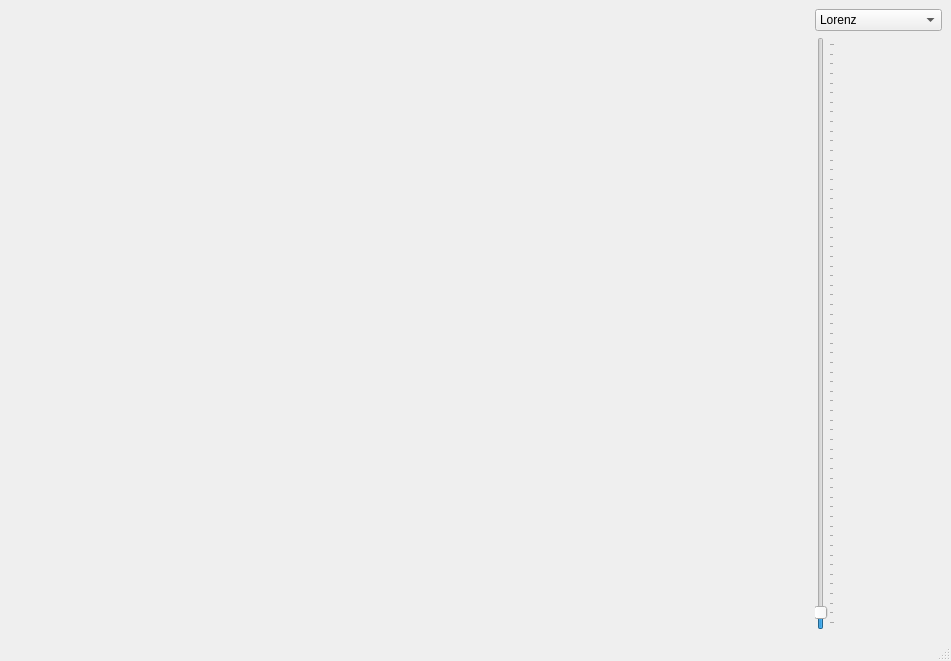
<?xml version="1.0" encoding="UTF-8"?>
<ui version="4.0">
 <class>MainWindow</class>
 <widget class="QMainWindow" name="MainWindow">
  <property name="geometry">
   <rect>
    <x>0</x>
    <y>0</y>
    <width>902</width>
    <height>661</height>
   </rect>
  </property>
  <property name="windowTitle">
   <string>MainWindow</string>
  </property>
  <widget class="QWidget" name="centralwidget">
   <layout class="QHBoxLayout" name="horizontalLayout_2">
    <item>
     <widget class="Trajectory" name="trajectory" native="true">
      <property name="minimumSize">
       <size>
        <width>800</width>
        <height>600</height>
       </size>
      </property>
     </widget>
    </item>
    <item>
     <layout class="QVBoxLayout" name="verticalLayout">
      <item>
       <widget class="QComboBox" name="comboBox">
        <item>
         <property name="text">
          <string>Lorenz</string>
         </property>
        </item>
        <item>
         <property name="text">
          <string>Body3</string>
         </property>
        </item>
        <item>
         <property name="text">
          <string>Body4</string>
         </property>
        </item>
        <item>
         <property name="text">
          <string>random Body 10</string>
         </property>
        </item>
        <item>
         <property name="text">
          <string>double Pendulum</string>
         </property>
        </item>
       </widget>
      </item>
      <item>
       <widget class="QSlider" name="verticalSlider">
        <property name="maximum">
         <number>300</number>
        </property>
        <property name="value">
         <number>5</number>
        </property>
        <property name="orientation">
         <enum>Qt::Vertical</enum>
        </property>
        <property name="tickPosition">
         <enum>QSlider::TicksBelow</enum>
        </property>
        <property name="tickInterval">
         <number>5</number>
        </property>
       </widget>
      </item>
     </layout>
    </item>
   </layout>
  </widget>
  <widget class="QMenuBar" name="menubar">
   <property name="geometry">
    <rect>
     <x>0</x>
     <y>0</y>
     <width>902</width>
     <height>21</height>
    </rect>
   </property>
  </widget>
  <widget class="QStatusBar" name="statusbar"/>
 </widget>
 <customwidgets>
  <customwidget>
   <class>Trajectory</class>
   <extends>QWidget</extends>
   <header>trajectory.h</header>
   <container>1</container>
   <slots>
    <slot>setTraceLength(int)</slot>
    <slot>setDGL(QString)</slot>
   </slots>
  </customwidget>
 </customwidgets>
 <resources/>
 <connections>
  <connection>
   <sender>verticalSlider</sender>
   <signal>sliderMoved(int)</signal>
   <receiver>trajectory</receiver>
   <slot>setTraceLength(int)</slot>
   <hints>
    <hint type="sourcelabel">
     <x>827</x>
     <y>344</y>
    </hint>
    <hint type="destinationlabel">
     <x>408</x>
     <y>329</y>
    </hint>
   </hints>
  </connection>
  <connection>
   <sender>comboBox</sender>
   <signal>currentIndexChanged(QString)</signal>
   <receiver>trajectory</receiver>
   <slot>setDGL(QString)</slot>
   <hints>
    <hint type="sourcelabel">
     <x>853</x>
     <y>42</y>
    </hint>
    <hint type="destinationlabel">
     <x>408</x>
     <y>329</y>
    </hint>
   </hints>
  </connection>
 </connections>
</ui>
